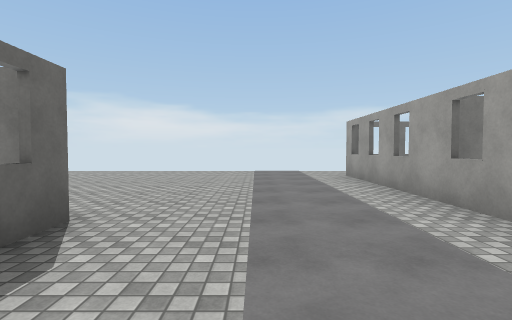
View 1 (above)

24 first-person views from a walk through a 3-D level made in the Unity game engine. The camera is 1.4 m above the floor, tilts 2° down and sees 85° across. The floor is counted in squares, 2 m on a side. Each view is taken from the middle of a square. On the plan, view 1 faces up. The plan holds only what a view shows up to about 9 squares ahead; the rest is blank. The place goes on beyond the plan. Some animated figures are left out. Surface patterns are stand-ins for the level's own textures.

View 2
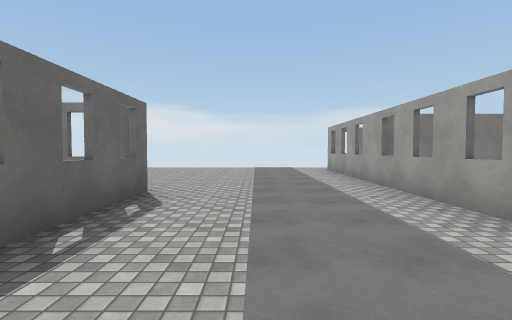

View 3
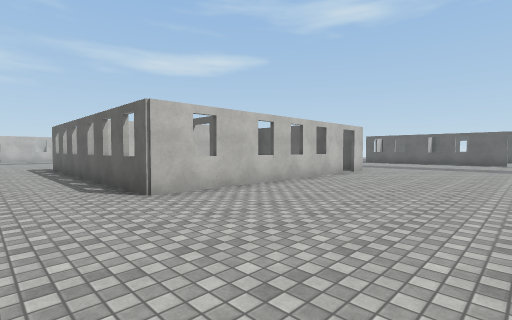

View 4
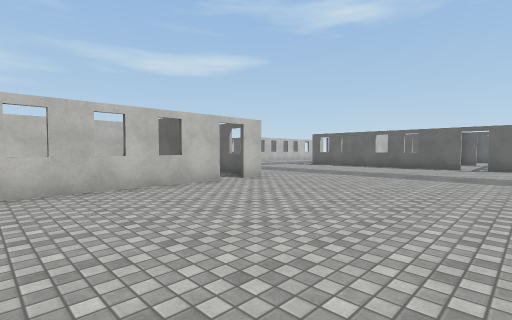

View 5
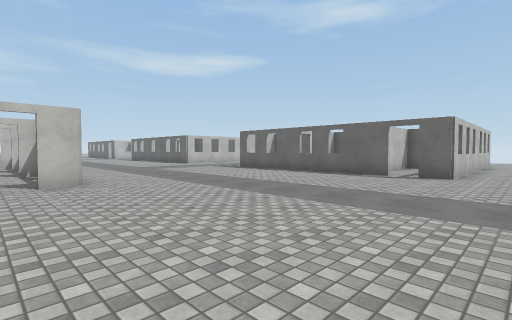

View 6
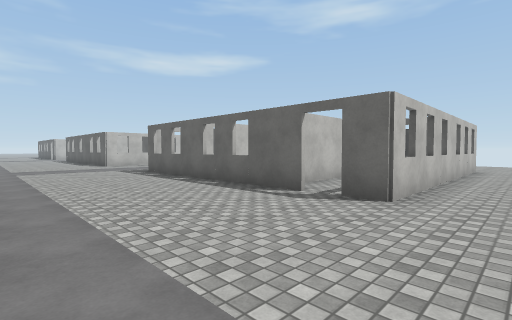

View 7
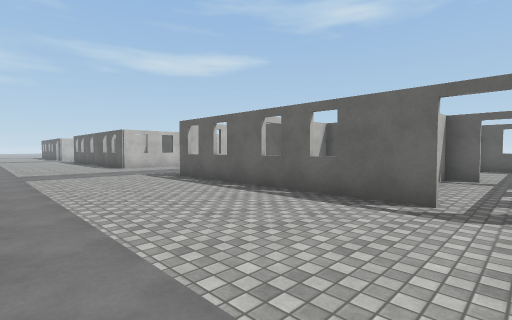

View 8
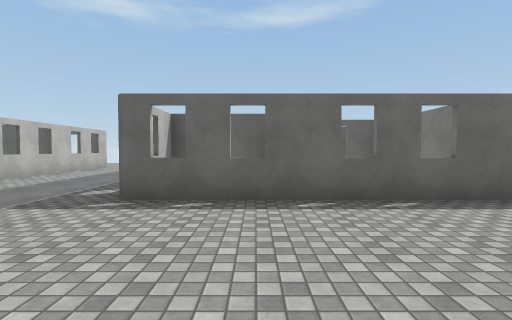

View 9
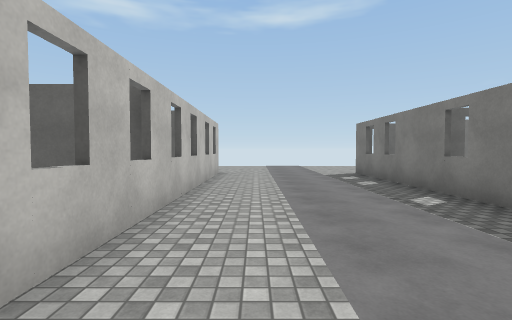

View 10
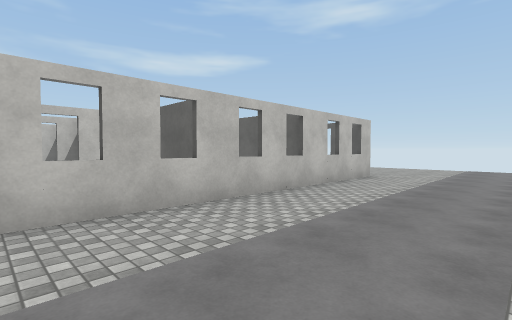

View 11
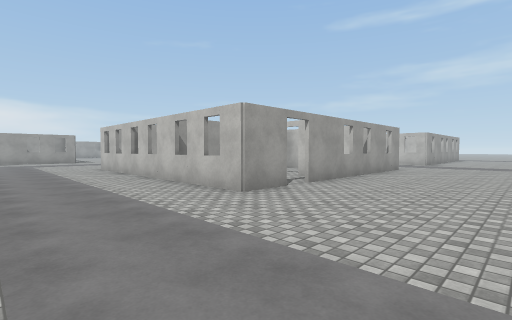

View 12
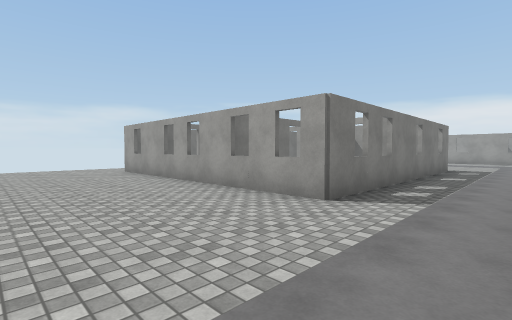

View 13
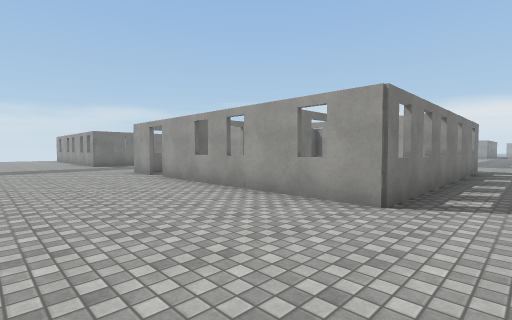

View 14
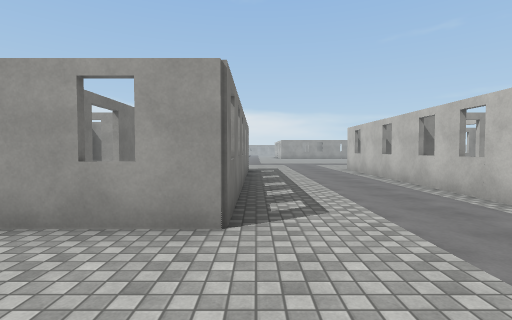

View 15
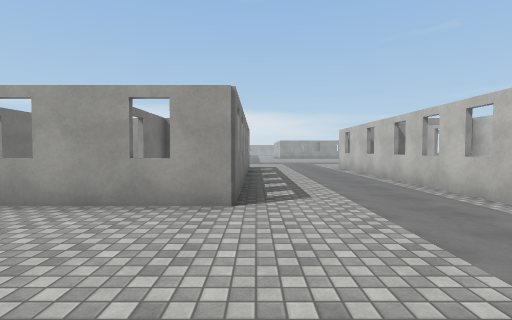

View 16
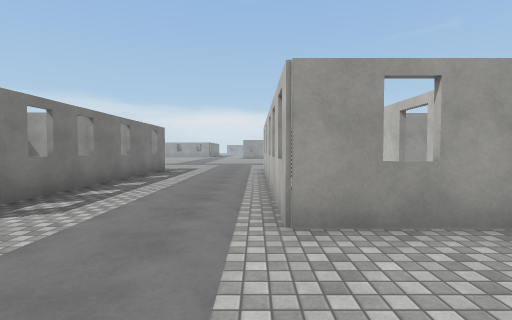

View 17
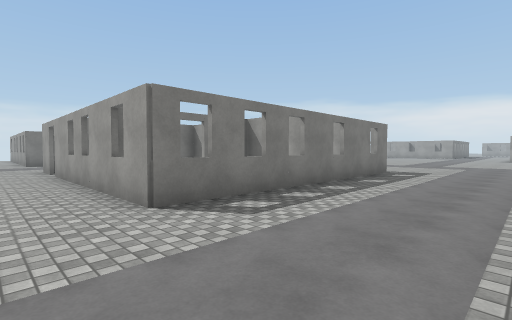

View 18
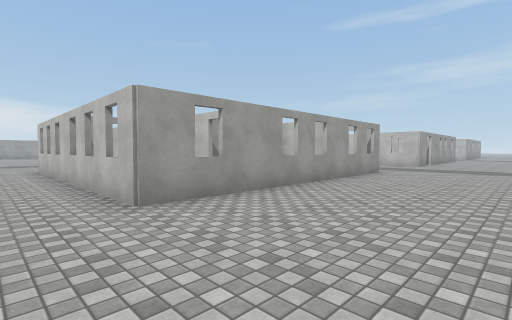

View 19
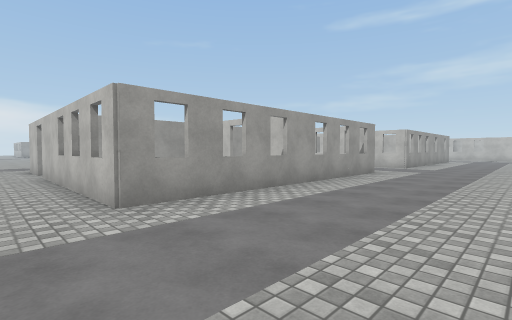

View 20
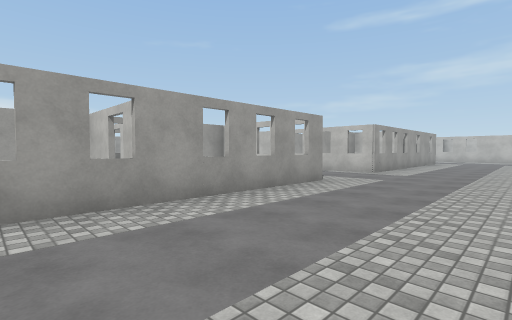

View 21
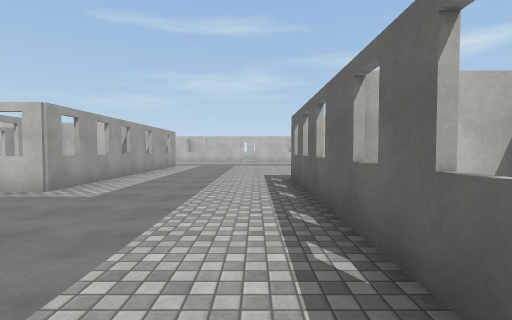

View 22
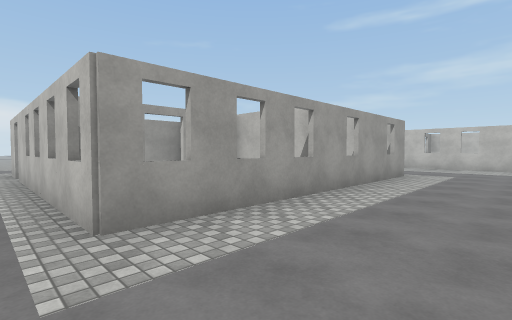

View 23
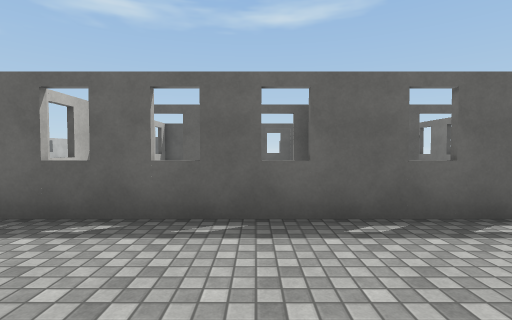

View 24
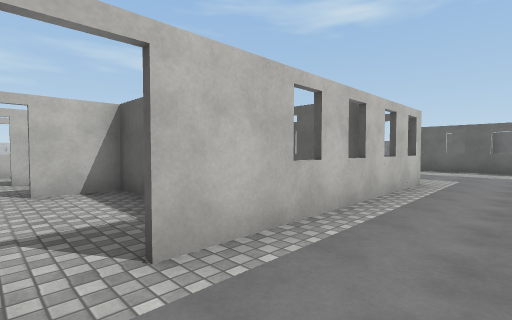

### Floor plan
Key: @ floor where view 1 was taken; . floor; H house.
Columns run from 27 left of view 1 to 10 right of it. Each row starts with its distance up from view 1.
  9 .................... ...............
  8 ....HHHHHHHH..................HHHHH.HH
  7 ....H  H   H..................H  H
  6 ....HHHHHHHH..................H  H
  5 ....HH  HHHH..................H  H
  4 ....H   H  H..................HHHH
  3 ....HHH HHHH......HHHHHHHH....H  H
  2 ....H    H H......H H  H H....H
  1 ....H  H H H......H H  H H....H  H
  0 ....HHHHHHHH......HHHHHH H.@..HHHH
 -1 ..................H H  HHH...........
 -2 ................  H H  H H...........
 -3 ...............   H    H H....HHHHHHHH
 -4 ....HHHHHHHH ..     H  H H....H H H
 -5 ....H H HH          HH HHH....H H H
 -6 ....  H  H               .....HHHHHHH
 -7 ....HHHH HH              .....H    H
 -8 ....H  H H                 ...H    HH
 -9 ....H  H HH                ...H    H
-10 ....HHHH                   ...H    HH
-11 ....H  H H H               ....
-12 ....HHHHHHHH.               ...
-13 ..............              ..
-14   ............              H
-15  ...HHHHHHH
-16   ..H  H.H
-17    .HHHHHH
-18        H
-19        H

Positions as (right, up) in squares from view 1, and headings:
1: (0, 0), facing up
2: (0, -2), facing up
3: (0, 7), facing down-left
4: (-4, 8), facing down-left
5: (-8, 9), facing down-left
6: (-12, 9), facing down-left
7: (-12, 7), facing down-left
8: (-12, 2), facing left
9: (-15, -3), facing left
10: (-16, -1), facing down-left
11: (-27, -1), facing down-right
12: (-27, -2), facing up-right
13: (-27, -13), facing up-right
14: (-26, -12), facing right
15: (-27, -12), facing right
16: (-26, -15), facing right
17: (-25, -15), facing up-right
18: (-27, 9), facing down-right
19: (-1, 9), facing down-right
20: (-1, 6), facing down-right
21: (-1, 2), facing down
22: (0, -2), facing down-right
23: (1, -2), facing left
24: (9, -1), facing down-left
